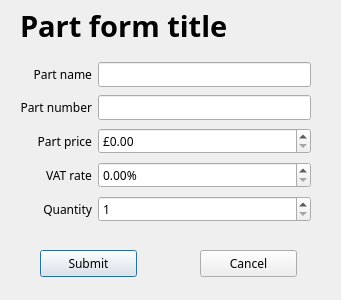
<?xml version="1.0" encoding="UTF-8"?>
<ui version="4.0">
 <class>PartForm</class>
 <widget class="QDialog" name="PartForm">
  <property name="geometry">
   <rect>
    <x>0</x>
    <y>0</y>
    <width>341</width>
    <height>300</height>
   </rect>
  </property>
  <property name="font">
   <font>
    <family>Sans Serif</family>
   </font>
  </property>
  <property name="windowTitle">
   <string>Part Form</string>
  </property>
  <widget class="QLabel" name="label_partFormTitleE">
   <property name="geometry">
    <rect>
     <x>20</x>
     <y>10</y>
     <width>311</width>
     <height>31</height>
    </rect>
   </property>
   <property name="font">
    <font>
     <pointsize>22</pointsize>
     <weight>75</weight>
     <bold>true</bold>
    </font>
   </property>
   <property name="text">
    <string>Part form title</string>
   </property>
  </widget>
  <widget class="QPushButton" name="pushButton_submit">
   <property name="geometry">
    <rect>
     <x>40</x>
     <y>250</y>
     <width>97</width>
     <height>27</height>
    </rect>
   </property>
   <property name="text">
    <string>Submit</string>
   </property>
  </widget>
  <widget class="QPushButton" name="pushButton_cancel">
   <property name="geometry">
    <rect>
     <x>200</x>
     <y>250</y>
     <width>97</width>
     <height>27</height>
    </rect>
   </property>
   <property name="text">
    <string>Cancel</string>
   </property>
  </widget>
  <widget class="QWidget" name="gridLayoutWidget">
   <property name="geometry">
    <rect>
     <x>20</x>
     <y>60</y>
     <width>291</width>
     <height>166</height>
    </rect>
   </property>
   <layout class="QGridLayout" name="gridLayout">
    <item row="0" column="0">
     <widget class="QLabel" name="label_partName">
      <property name="text">
       <string>Part name</string>
      </property>
      <property name="alignment">
       <set>Qt::AlignRight|Qt::AlignTrailing|Qt::AlignVCenter</set>
      </property>
     </widget>
    </item>
    <item row="1" column="0">
     <widget class="QLabel" name="label_partNumber">
      <property name="text">
       <string>Part number</string>
      </property>
      <property name="alignment">
       <set>Qt::AlignRight|Qt::AlignTrailing|Qt::AlignVCenter</set>
      </property>
     </widget>
    </item>
    <item row="2" column="0">
     <widget class="QLabel" name="label_partPrice">
      <property name="text">
       <string>Part price</string>
      </property>
      <property name="alignment">
       <set>Qt::AlignRight|Qt::AlignTrailing|Qt::AlignVCenter</set>
      </property>
     </widget>
    </item>
    <item row="3" column="0">
     <widget class="QLabel" name="label_vatRate">
      <property name="text">
       <string>VAT rate</string>
      </property>
      <property name="alignment">
       <set>Qt::AlignRight|Qt::AlignTrailing|Qt::AlignVCenter</set>
      </property>
     </widget>
    </item>
    <item row="4" column="0">
     <widget class="QLabel" name="label_quantity">
      <property name="text">
       <string>Quantity</string>
      </property>
      <property name="alignment">
       <set>Qt::AlignRight|Qt::AlignTrailing|Qt::AlignVCenter</set>
      </property>
     </widget>
    </item>
    <item row="0" column="1">
     <widget class="QLineEdit" name="lineEdit_partName"/>
    </item>
    <item row="1" column="1">
     <widget class="QLineEdit" name="lineEdit_partNumber"/>
    </item>
    <item row="2" column="1">
     <widget class="QDoubleSpinBox" name="doubleSpinBox_price">
      <property name="prefix">
       <string>£</string>
      </property>
      <property name="maximum">
       <double>1000000.000000000000000</double>
      </property>
     </widget>
    </item>
    <item row="3" column="1">
     <widget class="QDoubleSpinBox" name="doubleSpinBox_vatRate">
      <property name="suffix">
       <string>%</string>
      </property>
     </widget>
    </item>
    <item row="4" column="1">
     <widget class="QSpinBox" name="spinBox_quantity">
      <property name="minimum">
       <number>1</number>
      </property>
      <property name="maximum">
       <number>1000000000</number>
      </property>
     </widget>
    </item>
   </layout>
  </widget>
 </widget>
 <resources/>
 <connections/>
</ui>
